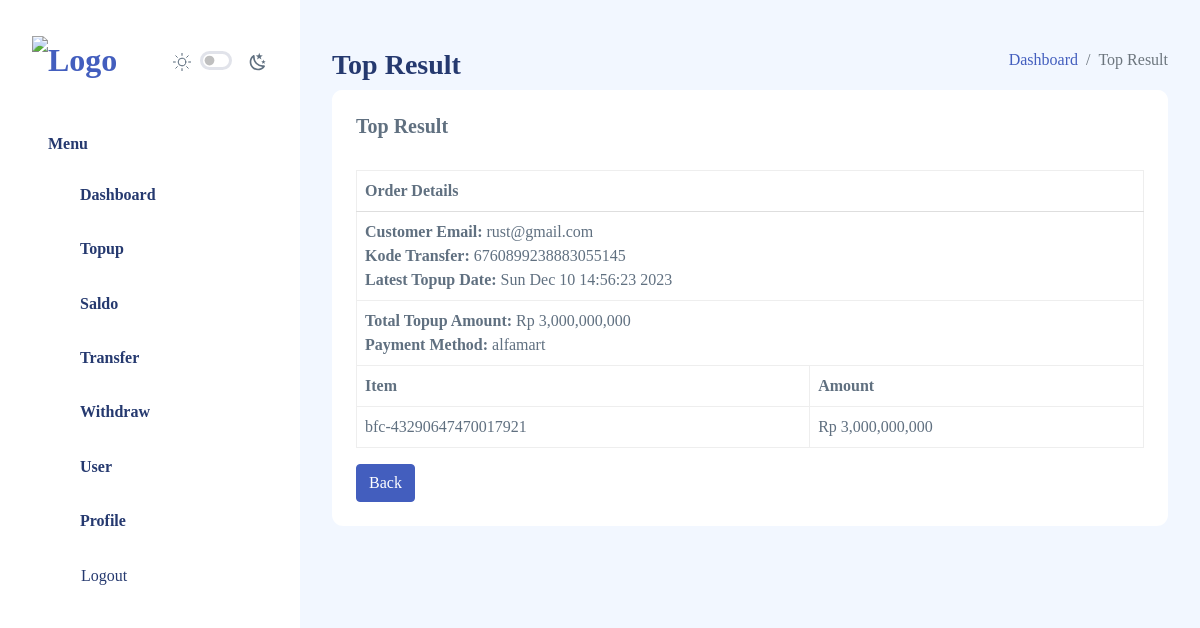
/topup/result/2, run on the app's committed database.
### apps/user/models.py (models this page shows, shortened)
class User(AbstractBaseUser, PermissionsMixin, TimeStampedModel):
    GENDER_CHOICES = [
        ("M", "Male"),
        ("F", "Female"),
    ]
    name = models.CharField(max_length=100)
    email = models.EmailField(unique=True)
    password = models.CharField(max_length=255)
    noc_transfer = models.CharField(max_length=20, default="0")
    phone = models.CharField(max_length=15, null=True, blank=True)
    birthday = models.DateField(null=True, blank=True)
    gender = models.CharField(
        max_length=1, choices=GENDER_CHOICES, null=True, blank=True
    )
    image = models.ImageField(upload_to="user_images/", null=True, blank=True)
    is_staff = models.BooleanField(
        default=False,
        help_text=("Designates whether the user can log into this admin site."),
    )
    objects = MyUserManager()
    EMAIL_FIELD = "email"
    USERNAME_FIELD = "email"
    REQUIRED_FIELDS = ["name"]

### apps/topup/models.py (models this page shows)
class Topups(TimeStampedModel):
    user = models.ForeignKey(User, on_delete=models.CASCADE)
    topup_no = models.CharField(default=unique_order_number(), max_length=255)
    topup_amount = models.BigIntegerField()
    topup_method = models.CharField(max_length=255, choices=payment_rules)
    topup_time = models.DateTimeField()

### apps/topup/views.py (the view, shortened to what this page needs)
# urls.py: path("result/<int:id>", TopupResultView.as_view(), name="topup-result"),
class TopupResultView(View):
    def get(self, request, id):
        find_topup_amount = (
            Topups.objects.values("user_id", "user__email", "user__noc_transfer")
            .annotate(total_topup_amount=Sum("topup_amount"))
            .filter(user_id=id)
            .order_by("user_id")
        )
        user = User.objects.filter(id=id).values("email").first()
        topup_history = []
        for val in find_topup_amount:
            topup_amount_history = (
                Topups.objects.filter(user_id=val["user_id"])
                .values(
                    "id",
                    "user_id",
                    "topup_no",
                    "topup_amount",
                    "topup_method",
                    "topup_time",
                )
                .order_by("-topup_time")
            )
            new_topup_amount_history = []
            for history in topup_amount_history:
                new_topup_amount_history.append(
                    {
                        "topup_id": history["id"],
                        "kode_topup": history["topup_no"],
                        "nominal_topup": rupiah_formatter(history["topup_amount"]),
                        "metode_pembayaran": history["topup_method"],
                        "tanggal_topup": history["topup_time"].strftime("%c"),
                    }
                )
            topup_history.append(
                {
                    "user_id": val["user_id"],
                    "email": val["user__email"],
                    "kode_transfer": val["user__noc_transfer"],
                    "total_nominal_topup": rupiah_formatter(val["total_topup_amount"]),
                    "total_topup": new_topup_amount_history,
                }
            )
        print(topup_history)
        return render(
            request=request,
            template_name="admin/topup/result.html",
            context={"data": topup_history},
        )

### apps/shared/rupiah.py (called while the page is built)
def rupiah_formatter(digit):
    digit_number = int(digit)
    formatted = (
        f"Rp {digit_number:,.0f}"  # Format the number with comma as thousand separators
    )
    return formatted

### public/templates/admin/topup/result.html (shortened to what this page needs)
{% extends "layouts/admin/base.html" %} {% block content %}
<div class="page-heading">
  <div class="page-title">
    <div class="row">
      <div class="col-12 col-md-6 order-md-1 order-last">
        <h3>Top Result</h3>
      </div>
      <div class="col-12 col-md-6 order-md-2 order-first">
        <nav
          aria-label="breadcrumb"
          class="breadcrumb-header float-start float-lg-end"
        >
          <ol class="breadcrumb">
            <li class="breadcrumb-item"><a href="index.html">Dashboard</a></li>
            <li class="breadcrumb-item active" aria-current="page">
              Top Result
            </li>
          </ol>
        </nav>
      </div>
    </div>
  </div>
  <section class="section">
    <div class="card">
      <div class="card-header">
        <h5 class="card-title">Top Result</h5>
      </div>
      <div class="card-body">
        <div class="table-responsive">
          <table class="table table-bordered">
            <thead class="thead-light">
              <tr>
                <th colspan="2">Order Details</th>
              </tr>
            </thead>
            <tbody>
              {% for item in data %}
              <tr>
                <td colspan="2">
                  <strong>Customer Email:</strong> {{ item.email }}<br />
                  <strong>Kode Transfer:</strong> {{ item.kode_transfer }}<br />
                  <strong>Latest Topup Date:</strong>
                  {% for topup in item.total_topup %} {{topup.tanggal_topup}}<br />
                  {% empty %} No data available<br />
                  {% endfor %}
                </td>
              </tr>
              <tr>
                <td colspan="2">
                  <strong>Total Topup Amount:</strong>
                  {{item.total_nominal_topup }}<br />
                  <strong>Payment Method:</strong>
                  {% for topup in item.total_topup %}
                  {{topup.metode_pembayaran}}<br />
                  {% empty %} No data available<br />
                  {% endfor %}
                </td>
              </tr>
              <tr>
                <th>Item</th>
                <th>Amount</th>
              </tr>
              {% for topup in item.total_topup %}
              <tr>
                <td>{{ topup.kode_topup }}</td>
                <td>{{ topup.nominal_topup }}</td>
              </tr>
              {% empty %}
              <tr>
                <td colspan="2">No data available</td>
              </tr>
              {% endfor %} {% endfor %}
            </tbody>
          </table>
          <div>
            <a href="#" onclick="history.back()" class="btn btn-primary"
              >Back</a
            >
          </div>
        </div>
      </div>
    </div>
  </section>
</div>
{% endblock %}
  {% load static %}

### data on the page
User: email "rust@gmail.com", kode_transfer "6760899238883055145", tanggal_topup "Sun Dec 10 14:56:23 2023", total_nominal_topup "Rp 3,000,000,000", nominal_topup "Rp 3,000,000,000"
Topups: metode_pembayaran "alfamart", kode_topup "bfc-43290647470017921"
